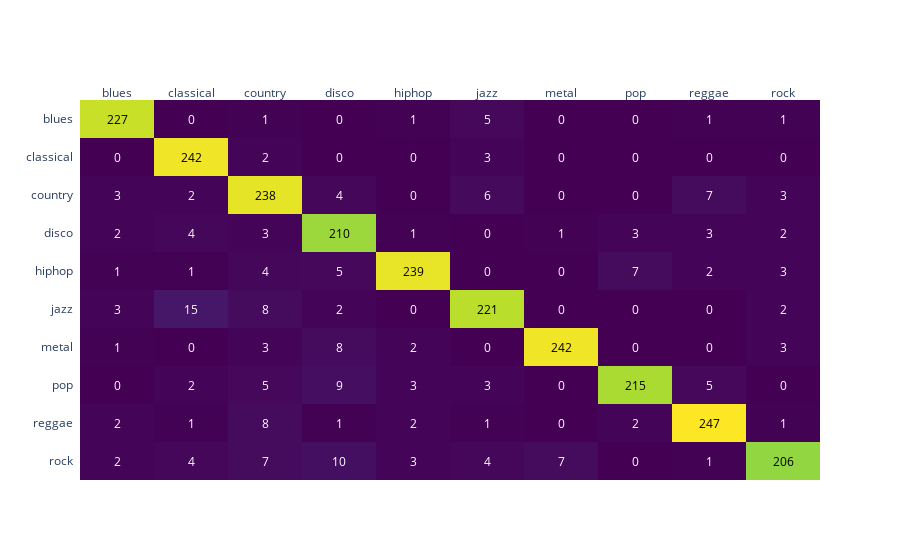

This figure's notebook cell:
### Code cell
columns = list(df_4['label'].unique())
fig = ff.create_annotated_heatmap(confusion_matrix(y_test, y_pred), x=columns, y=columns, colorscale='viridis')
fig['layout']['yaxis']['autorange'] = "reversed"
fig.show()

### Figure 1 — Plotly figure (JSON) as saved in the notebook; plotly's stock layout.template omitted (floating-point values rounded to 4 significant figures)
{"data": [{"colorscale": [[0, "#440154"], [0.1111, "#482878"], [0.2222, "#3e4989"], [0.3333, "#31688e"], [0.4444, "#26828e"], [0.5556, "#1f9e89"], [0.6667, "#35b779"], [0.7778, "#6ece58"], [0.8889, "#b5de2b"], [1, "#fde725"]], "reversescale": false, "showscale": false, "type": "heatmap", "x": ["blues", "classical", "country", "disco", "hiphop", "jazz", "metal", "pop", "reggae", "rock"], "y": ["blues", "classical", "country", "disco", "hiphop", "jazz", "metal", "pop", "reggae", "rock"], "z": [[227, 0, 1, 0, 1, 5, 0, 0, 1, 1], [0, 242, 2, 0, 0, 3, 0, 0, 0, 0], [3, 2, 238, 4, 0, 6, 0, 0, 7, 3], [2, 4, 3, 210, 1, 0, 1, 3, 3, 2], [1, 1, 4, 5, 239, 0, 0, 7, 2, 3], [3, 15, 8, 2, 0, 221, 0, 0, 0, 2], [1, 0, 3, 8, 2, 0, 242, 0, 0, 3], [0, 2, 5, 9, 3, 3, 0, 215, 5, 0], [2, 1, 8, 1, 2, 1, 0, 2, 247, 1], [2, 4, 7, 10, 3, 4, 7, 0, 1, 206]]}], "layout": {"annotations": [{"font": {"color": "#000000"}, "showarrow": false, "text": "227", "x": "blues", "xref": "x", "y": "blues", "yref": "y"}, {"font": {"color": "#FFFFFF"}, "showarrow": false, "text": "0", "x": "classical", "xref": "x", "y": "blues", "yref": "y"}, {"font": {"color": "#FFFFFF"}, "showarrow": false, "text": "1", "x": "country", "xref": "x", "y": "blues", "yref": "y"}, {"font": {"color": "#FFFFFF"}, "showarrow": false, "text": "0", "x": "disco", "xref": "x", "y": "blues", "yref": "y"}, {"font": {"color": "#FFFFFF"}, "showarrow": false, "text": "1", "x": "hiphop", "xref": "x", "y": "blues", "yref": "y"}, {"font": {"color": "#FFFFFF"}, "showarrow": false, "text": "5", "x": "jazz", "xref": "x", "y": "blues", "yref": "y"}, {"font": {"color": "#FFFFFF"}, "showarrow": false, "text": "0", "x": "metal", "xref": "x", "y": "blues", "yref": "y"}, {"font": {"color": "#FFFFFF"}, "showarrow": false, "text": "0", "x": "pop", "xref": "x", "y": "blues", "yref": "y"}, {"font": {"color": "#FFFFFF"}, "showarrow": false, "text": "1", "x": "reggae", "xref": "x", "y": "blues", "yref": "y"}, {"font": {"color": "#FFFFFF"}, "showarrow": false, "text": "1", "x": "rock", "xref": "x", "y": "blues", "yref": "y"}, {"font": {"color": "#FFFFFF"}, "showarrow": false, "text": "0", "x": "blues", "xref": "x", "y": "classical", "yref": "y"}, {"font": {"color": "#000000"}, "showarrow": false, "text": "242", "x": "classical", "xref": "x", "y": "classical", "yref": "y"}, {"font": {"color": "#FFFFFF"}, "showarrow": false, "text": "2", "x": "country", "xref": "x", "y": "classical", "yref": "y"}, {"font": {"color": "#FFFFFF"}, "showarrow": false, "text": "0", "x": "disco", "xref": "x", "y": "classical", "yref": "y"}, {"font": {"color": "#FFFFFF"}, "showarrow": false, "text": "0", "x": "hiphop", "xref": "x", "y": "classical", "yref": "y"}, {"font": {"color": "#FFFFFF"}, "showarrow": false, "text": "3", "x": "jazz", "xref": "x", "y": "classical", "yref": "y"}, {"font": {"color": "#FFFFFF"}, "showarrow": false, "text": "0", "x": "metal", "xref": "x", "y": "classical", "yref": "y"}, {"font": {"color": "#FFFFFF"}, "showarrow": false, "text": "0", "x": "pop", "xref": "x", "y": "classical", "yref": "y"}, {"font": {"color": "#FFFFFF"}, "showarrow": false, "text": "0", "x": "reggae", "xref": "x", "y": "classical", "yref": "y"}, {"font": {"color": "#FFFFFF"}, "showarrow": false, "text": "0", "x": "rock", "xref": "x", "y": "classical", "yref": "y"}, {"font": {"color": "#FFFFFF"}, "showarrow": false, "text": "3", "x": "blues", "xref": "x", "y": "country", "yref": "y"}, {"font": {"color": "#FFFFFF"}, "showarrow": false, "text": "2", "x": "classical", "xref": "x", "y": "country", "yref": "y"}, {"font": {"color": "#000000"}, "showarrow": false, "text": "238", "x": "country", "xref": "x", "y": "country", "yref": "y"}, {"font": {"color": "#FFFFFF"}, "showarrow": false, "text": "4", "x": "disco", "xref": "x", "y": "country", "yref": "y"}, {"font": {"color": "#FFFFFF"}, "showarrow": false, "text": "0", "x": "hiphop", "xref": "x", "y": "country", "yref": "y"}, {"font": {"color": "#FFFFFF"}, "showarrow": false, "text": "6", "x": "jazz", "xref": "x", "y": "country", "yref": "y"}, {"font": {"color": "#FFFFFF"}, "showarrow": false, "text": "0", "x": "metal", "xref": "x", "y": "country", "yref": "y"}, {"font": {"color": "#FFFFFF"}, "showarrow": false, "text": "0", "x": "pop", "xref": "x", "y": "country", "yref": "y"}, {"font": {"color": "#FFFFFF"}, "showarrow": false, "text": "7", "x": "reggae", "xref": "x", "y": "country", "yref": "y"}, {"font": {"color": "#FFFFFF"}, "showarrow": false, "text": "3", "x": "rock", "xref": "x", "y": "country", "yref": "y"}, {"font": {"color": "#FFFFFF"}, "showarrow": false, "text": "2", "x": "blues", "xref": "x", "y": "disco", "yref": "y"}, {"font": {"color": "#FFFFFF"}, "showarrow": false, "text": "4", "x": "classical", "xref": "x", "y": "disco", "yref": "y"}, {"font": {"color": "#FFFFFF"}, "showarrow": false, "text": "3", "x": "country", "xref": "x", "y": "disco", "yref": "y"}, {"font": {"color": "#000000"}, "showarrow": false, "text": "210", "x": "disco", "xref": "x", "y": "disco", "yref": "y"}, {"font": {"color": "#FFFFFF"}, "showarrow": false, "text": "1", "x": "hiphop", "xref": "x", "y": "disco", "yref": "y"}, {"font": {"color": "#FFFFFF"}, "showarrow": false, "text": "0", "x": "jazz", "xref": "x", "y": "disco", "yref": "y"}, {"font": {"color": "#FFFFFF"}, "showarrow": false, "text": "1", "x": "metal", "xref": "x", "y": "disco", "yref": "y"}, {"font": {"color": "#FFFFFF"}, "showarrow": false, "text": "3", "x": "pop", "xref": "x", "y": "disco", "yref": "y"}, {"font": {"color": "#FFFFFF"}, "showarrow": false, "text": "3", "x": "reggae", "xref": "x", "y": "disco", "yref": "y"}, {"font": {"color": "#FFFFFF"}, "showarrow": false, "text": "2", "x": "rock", "xref": "x", "y": "disco", "yref": "y"}, {"font": {"color": "#FFFFFF"}, "showarrow": false, "text": "1", "x": "blues", "xref": "x", "y": "hiphop", "yref": "y"}, {"font": {"color": "#FFFFFF"}, "showarrow": false, "text": "1", "x": "classical", "xref": "x", "y": "hiphop", "yref": "y"}, {"font": {"color": "#FFFFFF"}, "showarrow": false, "text": "4", "x": "country", "xref": "x", "y": "hiphop", "yref": "y"}, {"font": {"color": "#FFFFFF"}, "showarrow": false, "text": "5", "x": "disco", "xref": "x", "y": "hiphop", "yref": "y"}, {"font": {"color": "#000000"}, "showarrow": false, "text": "239", "x": "hiphop", "xref": "x", "y": "hiphop", "yref": "y"}, {"font": {"color": "#FFFFFF"}, "showarrow": false, "text": "0", "x": "jazz", "xref": "x", "y": "hiphop", "yref": "y"}, {"font": {"color": "#FFFFFF"}, "showarrow": false, "text": "0", "x": "metal", "xref": "x", "y": "hiphop", "yref": "y"}, {"font": {"color": "#FFFFFF"}, "showarrow": false, "text": "7", "x": "pop", "xref": "x", "y": "hiphop", "yref": "y"}, {"font": {"color": "#FFFFFF"}, "showarrow": false, "text": "2", "x": "reggae", "xref": "x", "y": "hiphop", "yref": "y"}, {"font": {"color": "#FFFFFF"}, "showarrow": false, "text": "3", "x": "rock", "xref": "x", "y": "hiphop", "yref": "y"}, {"font": {"color": "#FFFFFF"}, "showarrow": false, "text": "3", "x": "blues", "xref": "x", "y": "jazz", "yref": "y"}, {"font": {"color": "#FFFFFF"}, "showarrow": false, "text": "15", "x": "classical", "xref": "x", "y": "jazz", "yref": "y"}, {"font": {"color": "#FFFFFF"}, "showarrow": false, "text": "8", "x": "country", "xref": "x", "y": "jazz", "yref": "y"}, {"font": {"color": "#FFFFFF"}, "showarrow": false, "text": "2", "x": "disco", "xref": "x", "y": "jazz", "yref": "y"}, {"font": {"color": "#FFFFFF"}, "showarrow": false, "text": "0", "x": "hiphop", "xref": "x", "y": "jazz", "yref": "y"}, {"font": {"color": "#000000"}, "showarrow": false, "text": "221", "x": "jazz", "xref": "x", "y": "jazz", "yref": "y"}, {"font": {"color": "#FFFFFF"}, "showarrow": false, "text": "0", "x": "metal", "xref": "x", "y": "jazz", "yref": "y"}, {"font": {"color": "#FFFFFF"}, "showarrow": false, "text": "0", "x": "pop", "xref": "x", "y": "jazz", "yref": "y"}, {"font": {"color": "#FFFFFF"}, "showarrow": false, "text": "0", "x": "reggae", "xref": "x", "y": "jazz", "yref": "y"}, {"font": {"color": "#FFFFFF"}, "showarrow": false, "text": "2", "x": "rock", "xref": "x", "y": "jazz", "yref": "y"}, {"font": {"color": "#FFFFFF"}, "showarrow": false, "text": "1", "x": "blues", "xref": "x", "y": "metal", "yref": "y"}, {"font": {"color": "#FFFFFF"}, "showarrow": false, "text": "0", "x": "classical", "xref": "x", "y": "metal", "yref": "y"}, {"font": {"color": "#FFFFFF"}, "showarrow": false, "text": "3", "x": "country", "xref": "x", "y": "metal", "yref": "y"}, {"font": {"color": "#FFFFFF"}, "showarrow": false, "text": "8", "x": "disco", "xref": "x", "y": "metal", "yref": "y"}, {"font": {"color": "#FFFFFF"}, "showarrow": false, "text": "2", "x": "hiphop", "xref": "x", "y": "metal", "yref": "y"}, {"font": {"color": "#FFFFFF"}, "showarrow": false, "text": "0", "x": "jazz", "xref": "x", "y": "metal", "yref": "y"}, {"font": {"color": "#000000"}, "showarrow": false, "text": "242", "x": "metal", "xref": "x", "y": "metal", "yref": "y"}, {"font": {"color": "#FFFFFF"}, "showarrow": false, "text": "0", "x": "pop", "xref": "x", "y": "metal", "yref": "y"}, {"font": {"color": "#FFFFFF"}, "showarrow": false, "text": "0", "x": "reggae", "xref": "x", "y": "metal", "yref": "y"}, {"font": {"color": "#FFFFFF"}, "showarrow": false, "text": "3", "x": "rock", "xref": "x", "y": "metal", "yref": "y"}, {"font": {"color": "#FFFFFF"}, "showarrow": false, "text": "0", "x": "blues", "xref": "x", "y": "pop", "yref": "y"}, {"font": {"color": "#FFFFFF"}, "showarrow": false, "text": "2", "x": "classical", "xref": "x", "y": "pop", "yref": "y"}, {"font": {"color": "#FFFFFF"}, "showarrow": false, "text": "5", "x": "country", "xref": "x", "y": "pop", "yref": "y"}, {"font": {"color": "#FFFFFF"}, "showarrow": false, "text": "9", "x": "disco", "xref": "x", "y": "pop", "yref": "y"}, {"font": {"color": "#FFFFFF"}, "showarrow": false, "text": "3", "x": "hiphop", "xref": "x", "y": "pop", "yref": "y"}, {"font": {"color": "#FFFFFF"}, "showarrow": false, "text": "3", "x": "jazz", "xref": "x", "y": "pop", "yref": "y"}, {"font": {"color": "#FFFFFF"}, "showarrow": false, "text": "0", "x": "metal", "xref": "x", "y": "pop", "yref": "y"}, {"font": {"color": "#000000"}, "showarrow": false, "text": "215", "x": "pop", "xref": "x", "y": "pop", "yref": "y"}, {"font": {"color": "#FFFFFF"}, "showarrow": false, "text": "5", "x": "reggae", "xref": "x", "y": "pop", "yref": "y"}, {"font": {"color": "#FFFFFF"}, "showarrow": false, "text": "0", "x": "rock", "xref": "x", "y": "pop", "yref": "y"}, {"font": {"color": "#FFFFFF"}, "showarrow": false, "text": "2", "x": "blues", "xref": "x", "y": "reggae", "yref": "y"}, {"font": {"color": "#FFFFFF"}, "showarrow": false, "text": "1", "x": "classical", "xref": "x", "y": "reggae", "yref": "y"}, {"font": {"color": "#FFFFFF"}, "showarrow": false, "text": "8", "x": "country", "xref": "x", "y": "reggae", "yref": "y"}, {"font": {"color": "#FFFFFF"}, "showarrow": false, "text": "1", "x": "disco", "xref": "x", "y": "reggae", "yref": "y"}, {"font": {"color": "#FFFFFF"}, "showarrow": false, "text": "2", "x": "hiphop", "xref": "x", "y": "reggae", "yref": "y"}, {"font": {"color": "#FFFFFF"}, "showarrow": false, "text": "1", "x": "jazz", "xref": "x", "y": "reggae", "yref": "y"}, {"font": {"color": "#FFFFFF"}, "showarrow": false, "text": "0", "x": "metal", "xref": "x", "y": "reggae", "yref": "y"}, {"font": {"color": "#FFFFFF"}, "showarrow": false, "text": "2", "x": "pop", "xref": "x", "y": "reggae", "yref": "y"}, {"font": {"color": "#000000"}, "showarrow": false, "text": "247", "x": "reggae", "xref": "x", "y": "reggae", "yref": "y"}, {"font": {"color": "#FFFFFF"}, "showarrow": false, "text": "1", "x": "rock", "xref": "x", "y": "reggae", "yref": "y"}, {"font": {"color": "#FFFFFF"}, "showarrow": false, "text": "2", "x": "blues", "xref": "x", "y": "rock", "yref": "y"}, {"font": {"color": "#FFFFFF"}, "showarrow": false, "text": "4", "x": "classical", "xref": "x", "y": "rock", "yref": "y"}, {"font": {"color": "#FFFFFF"}, "showarrow": false, "text": "7", "x": "country", "xref": "x", "y": "rock", "yref": "y"}, {"font": {"color": "#FFFFFF"}, "showarrow": false, "text": "10", "x": "disco", "xref": "x", "y": "rock", "yref": "y"}, {"font": {"color": "#FFFFFF"}, "showarrow": false, "text": "3", "x": "hiphop", "xref": "x", "y": "rock", "yref": "y"}, {"font": {"color": "#FFFFFF"}, "showarrow": false, "text": "4", "x": "jazz", "xref": "x", "y": "rock", "yref": "y"}, {"font": {"color": "#FFFFFF"}, "showarrow": false, "text": "7", "x": "metal", "xref": "x", "y": "rock", "yref": "y"}, {"font": {"color": "#FFFFFF"}, "showarrow": false, "text": "0", "x": "pop", "xref": "x", "y": "rock", "yref": "y"}, {"font": {"color": "#FFFFFF"}, "showarrow": false, "text": "1", "x": "reggae", "xref": "x", "y": "rock", "yref": "y"}, {"font": {"color": "#000000"}, "showarrow": false, "text": "206", "x": "rock", "xref": "x", "y": "rock", "yref": "y"}], "xaxis": {"dtick": 1, "gridcolor": "rgb(0, 0, 0)", "side": "top", "ticks": ""}, "yaxis": {"autorange": "reversed", "dtick": 1, "ticks": "", "ticksuffix": "  "}}}
